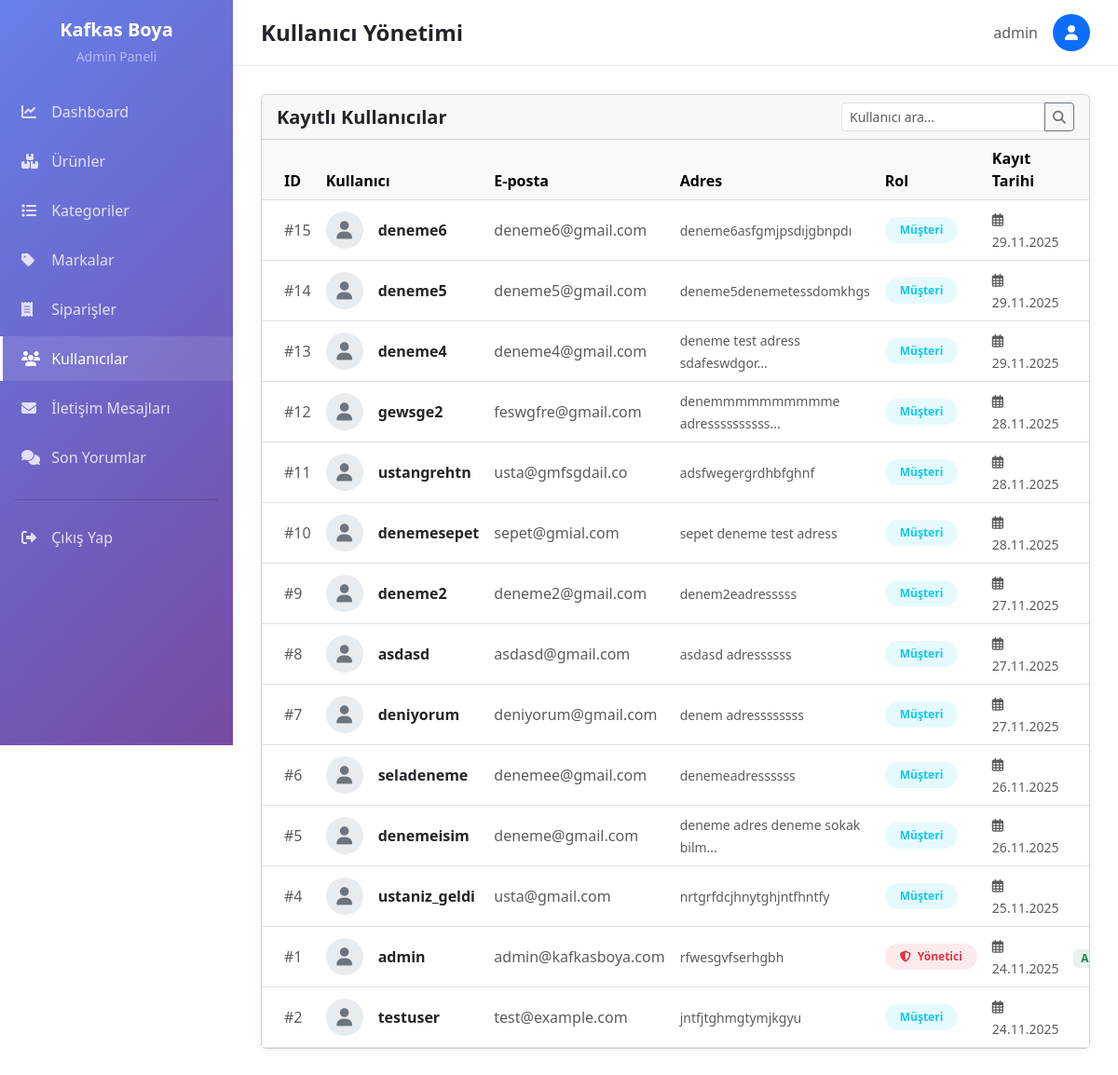
The page /admin/users.php (signed in) on the database its author committed.
### tables this page shows
CREATE TABLE `users` (
  `id` int(11) NOT NULL,
  `username` varchar(100) NOT NULL,
  `email` varchar(255) NOT NULL,
  `address` text DEFAULT NULL,
  `PASSWORD` varchar(255) NOT NULL,
  `role` enum('user','admin') DEFAULT 'user',
  `created_at` timestamp NOT NULL DEFAULT current_timestamp(),
  `updated_at` timestamp NOT NULL DEFAULT current_timestamp() ON UPDATE current_timestamp(),
  `login_attempts` int(11) DEFAULT 0,
  `last_login_attempt` datetime DEFAULT NULL
);

### admin/users.php (the view, shortened to what this page needs)
<?php
require_once __DIR__ . '/../includes/session.php';
$users = $conn->query("SELECT * FROM users ORDER BY created_at DESC");
?>
<!DOCTYPE html>
<html lang="tr">
<head>
    <link href="https://cdn.jsdelivr.net/npm/bootstrap@5.3.0/dist/css/bootstrap.min.css" rel="stylesheet">
    <link rel="stylesheet" href="https://cdnjs.cloudflare.com/ajax/libs/font-awesome/6.4.0/css/all.min.css">
</head>
<body>
<?php include 'admin-assets/sidebar.php'; ?>
    <div class="top-navbar">
        <h4 class="mb-0 fw-bold">Kullanıcı Yönetimi</h4>
        <div class="d-flex align-items-center gap-3">
            <span class="text-muted"><?php echo htmlspecialchars($_SESSION['username']); ?></span>
            <div class="bg-primary text-white rounded-circle d-flex align-items-center justify-content-center" style="width: 40px; height: 40px;">
                <i class="fas fa-user"></i>
            </div>
        </div>
    </div>
    <div class="main-content">
        <div class="card">
            <div class="card-header d-flex justify-content-between align-items-center">
                <h5 class="fw-bold mb-0">Kayıtlı Kullanıcılar</h5>
                <div class="d-flex gap-2">
                    <div class="input-group input-group-sm" style="width: 250px;">
                        <input type="text" class="form-control" placeholder="Kullanıcı ara...">
                        <button class="btn btn-outline-secondary"><i class="fas fa-search"></i></button>
                    </div>
                </div>
            </div>
            <div class="card-body p-0">
                <div class="table-responsive">
                    <table class="table table-hover align-middle mb-0">
                    <thead class="table-light">
                        <tr>
                            <th class="ps-4" style="width: 60px;">ID</th>
                            <th>Kullanıcı</th>
                            <th>E-posta</th>
                            <th>Adres</th>
                            <th>Rol</th>
                            <th>Kayıt Tarihi</th>
                            <th class="text-end pe-4">İşlem</th>
                        </tr>
                    </thead>
                        <tbody>
                            <?php if ($users->num_rows > 0): ?>
                                <?php while($user = $users->fetch_assoc()): ?>
                                <tr>
                                    <td class="ps-4 text-muted">#<?php echo $user['id']; ?></td>
                                    <td>
                                        <div class="d-flex align-items-center">
                                            <div class="user-avatar me-3">
                                                <i class="fas fa-user"></i>
                                            </div>
                                            <span class="fw-bold text-dark"><?php echo htmlspecialchars($user['username']); ?></span>
                                        </div>
                                    </td>
                                    <td><span class="text-muted"><?php echo htmlspecialchars($user['email']); ?></span></td>
                                    <td>
                                        <span class="text-muted small" title="<?php echo htmlspecialchars($user['address'] ?? 'Adres yok'); ?>">
                                            <?php
                                            $address = $user['address'] ?? 'Adres yok';
                                            echo strlen($address) > 30 ? substr($address, 0, 30) . '...' : $address;
                                            ?>
                                        </span>
                                    </td>
                                    <td>
                                        <?php if($user['role'] === 'admin'): ?>
                                            <span class="badge bg-danger bg-opacity-10 text-danger px-3 py-2 rounded-pill"><i class="fas fa-shield-alt me-1"></i> Yönetici</span>
                                        <?php else: ?>
                                            <span class="badge bg-info bg-opacity-10 text-info px-3 py-2 rounded-pill">Müşteri</span>
                                        <?php endif; ?>
                                    </td>
                                    <td>
                                        <span class="text-muted small"><i class="far fa-calendar-alt me-1"></i><?php echo date('d.m.Y', strtotime($user['created_at'])); ?></span>
                                    </td>
                                    <td class="text-end pe-4">
                                        <?php if($user['id'] != $_SESSION['user_id']): ?>
                                            <a href="?delete=<?php echo $user['id']; ?>" class="btn btn-sm btn-outline-danger" onclick="return confirm('Bu kullanıcıyı silmek istediğinize emin misiniz? Tüm siparişleri de silinecektir!')" title="Kullanıcıyı Sil">
                                                <i class="fas fa-trash-alt"></i>
                                            </a>
                                        <?php else: ?>
                                            <span class="badge bg-success bg-opacity-10 text-success">Aktif Oturum</span>
                                        <?php endif; ?>
                                    </td>
                                </tr>
                                <?php endwhile; ?>
                            <?php else: ?>
                                <tr><td colspan="6" class="text-center py-5 text-muted">Kayıtlı kullanıcı bulunamadı.</td></tr>
                            <?php endif; ?>
                        </tbody>
                    </table>
                </div>
            </div>
        </div>
    </div>
</body>
</html>

### admin/users.php (style rules this page uses)
body { background-color: #f8f9fa; font-family: 'Inter', sans-serif; }
.main-content { margin-left: 250px; padding: 30px; }
.top-navbar { background: white; padding: 15px 30px; border-bottom: 1px solid #e9ecef; display: flex; justify-content: space-between; align-items: center; margin-left: 250px; position: sticky; top: 0; z-index: 999; }
.card { border: none; border-radius: 15px; box-shadow: 0 2px 10px rgba(0,0,0,0.05); margin-bottom: 30px; }
.card-header { background: white; border-bottom: 1px solid #e9ecef; padding: 20px; border-radius: 15px 15px 0 0; }
.user-avatar { width: 40px; height: 40px; background-color: #e9ecef; color: #6c757d; border-radius: 50%; display: flex; align-items: center; justify-content: center; font-size: 1.2rem; }

### rows shown on the page
users: id "15", username "deneme6", email "deneme6@gmail.com", address "deneme6asfgmjpsdıjgbnpdı", role "Müşteri", created_at "29.11.2025"
users: id "14", username "deneme5", email "deneme5@gmail.com", address "deneme5denemetessdomkhgs", role "Müşteri", created_at "29.11.2025"
users: id "13", username "deneme4", email "deneme4@gmail.com", address "deneme test adress sdafeswdgor", role "Müşteri", created_at "29.11.2025"
users: id "12", username "gewsge2", email "feswgfre@gmail.com", address "denemmmmmmmmmme adressssssssss", role "Müşteri", created_at "28.11.2025"
users: id "11", username "ustangrehtn", email "usta@gmfsgdail.co", address "adsfwegergrdhbfghnf", role "Müşteri", created_at "28.11.2025"
users: id "10", username "denemesepet", email "sepet@gmial.com", address "sepet deneme test adress", role "Müşteri", created_at "28.11.2025"
users: id "9", username "deneme2", email "deneme2@gmail.com", address "denem2eadresssss", role "Müşteri", created_at "27.11.2025"
users: id "8", username "asdasd", email "asdasd@gmail.com", address "asdasd adressssss", role "Müşteri", created_at "27.11.2025"
users: id "7", username "deniyorum", email "deniyorum@gmail.com", address "denem adressssssss", role "Müşteri", created_at "27.11.2025"
users: id "6", username "seladeneme", email "denemee@gmail.com", address "denemeadressssss", role "Müşteri", created_at "26.11.2025"
users: id "5", username "denemeisim", email "deneme@gmail.com", address "deneme adres deneme sokak bilm", role "Müşteri", created_at "26.11.2025"
users: id "4", username "ustaniz_geldi", email "usta@gmail.com", address "nrtgrfdcjhnytghjntfhntfy", role "Müşteri", created_at "25.11.2025"
users: id "1", username "admin", email "admin@kafkasboya.com", address "rfwesgvfserhgbh", role "admin" (drawn), created_at "24.11.2025", shows "Aktif Oturum"
users: id "2", username "testuser", email "test@example.com", address "jntfjtghmgtymjkgyu", role "Müşteri", created_at "24.11.2025"

### other values the page prints
$_SESSION['username'] "admin"
